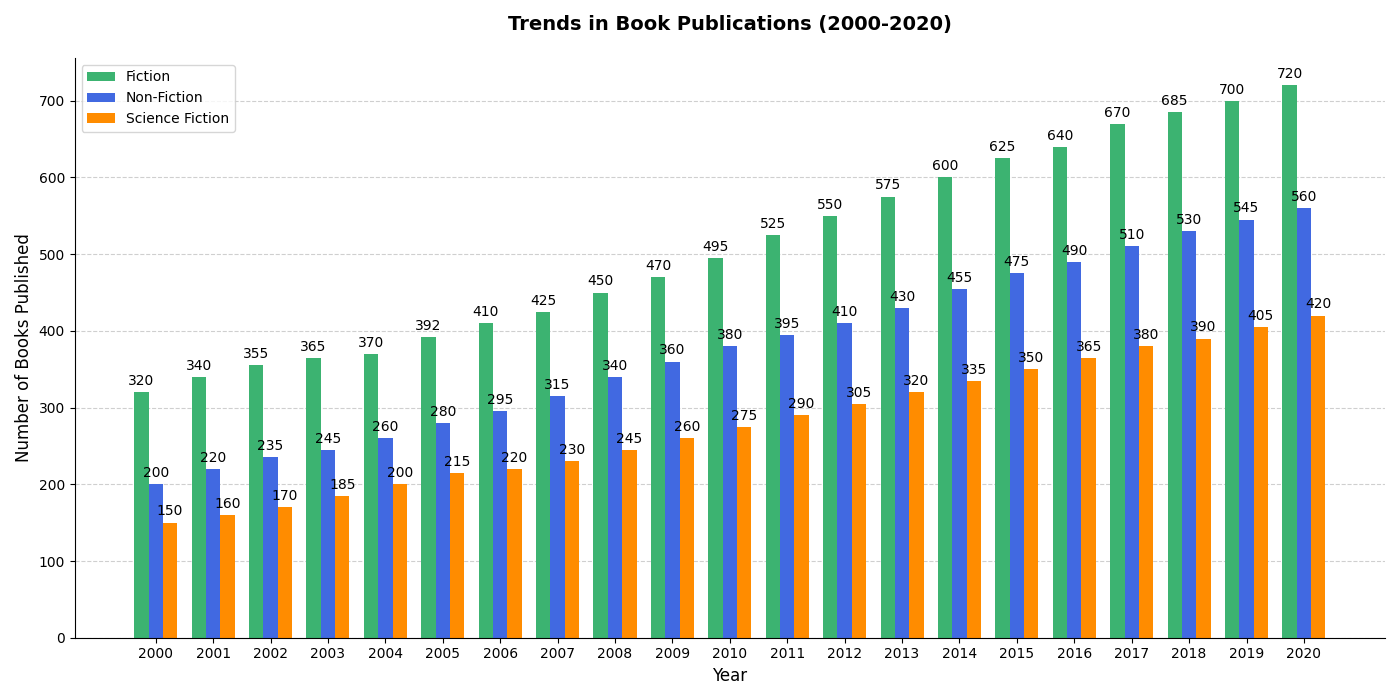

Write the Python code that produced this figure.
import matplotlib.pyplot as plt
import numpy as np

# Backstory: Analyzing the popularity of various genres of books from 2000 to 2020.
# This chart will show the number of books published each year in three genres: Fiction, Non-Fiction, and Science Fiction.

# Defining the years and data
years = np.arange(2000, 2021)
fiction_books = [320, 340, 355, 365, 370, 392, 410, 425, 450, 470, 495, 525, 550, 575, 600, 625, 640, 670, 685, 700, 720]
non_fiction_books = [200, 220, 235, 245, 260, 280, 295, 315, 340, 360, 380, 395, 410, 430, 455, 475, 490, 510, 530, 545, 560]
scifi_books = [150, 160, 170, 185, 200, 215, 220, 230, 245, 260, 275, 290, 305, 320, 335, 350, 365, 380, 390, 405, 420]

# Create a figure and axis
fig, ax = plt.subplots(figsize=(14, 7))

# Plotting the bar chart on years
width = 0.25  # Width of the bars
x = np.arange(len(years))

rects1 = ax.bar(x - width, fiction_books, width, label='Fiction', color='mediumseagreen')
rects2 = ax.bar(x, non_fiction_books, width, label='Non-Fiction', color='royalblue')
rects3 = ax.bar(x + width, scifi_books, width, label='Science Fiction', color='darkorange')

# Add some text for labels, title, and custom x-axis tick labels, etc.
ax.set_xlabel('Year', fontsize=12)
ax.set_ylabel('Number of Books Published', fontsize=12)
ax.set_title('Trends in Book Publications (2000-2020)', fontsize=14, fontweight='bold', pad=20)
ax.set_xticks(x)
ax.set_xticklabels(years)
ax.legend()

# Function to add labels on top of the bars
def add_labels(rects):
    for rect in rects:
        height = rect.get_height()
        ax.annotate('{}'.format(height),
                    xy=(rect.get_x() + rect.get_width() / 2, height),
                    xytext=(0, 3),  # 3 points vertical offset
                    textcoords="offset points",
                    ha='center', va='bottom', fontsize=10)

add_labels(rects1)
add_labels(rects2)
add_labels(rects3)

# Hide the right and top spines
ax.spines['right'].set_visible(False)
ax.spines['top'].set_visible(False)

# Draw grid lines behind bars
ax.yaxis.grid(True, linestyle='--', alpha=0.6)
ax.set_axisbelow(True)

# Automatically adjust the layout
plt.tight_layout()

# Show the chart
plt.show()
